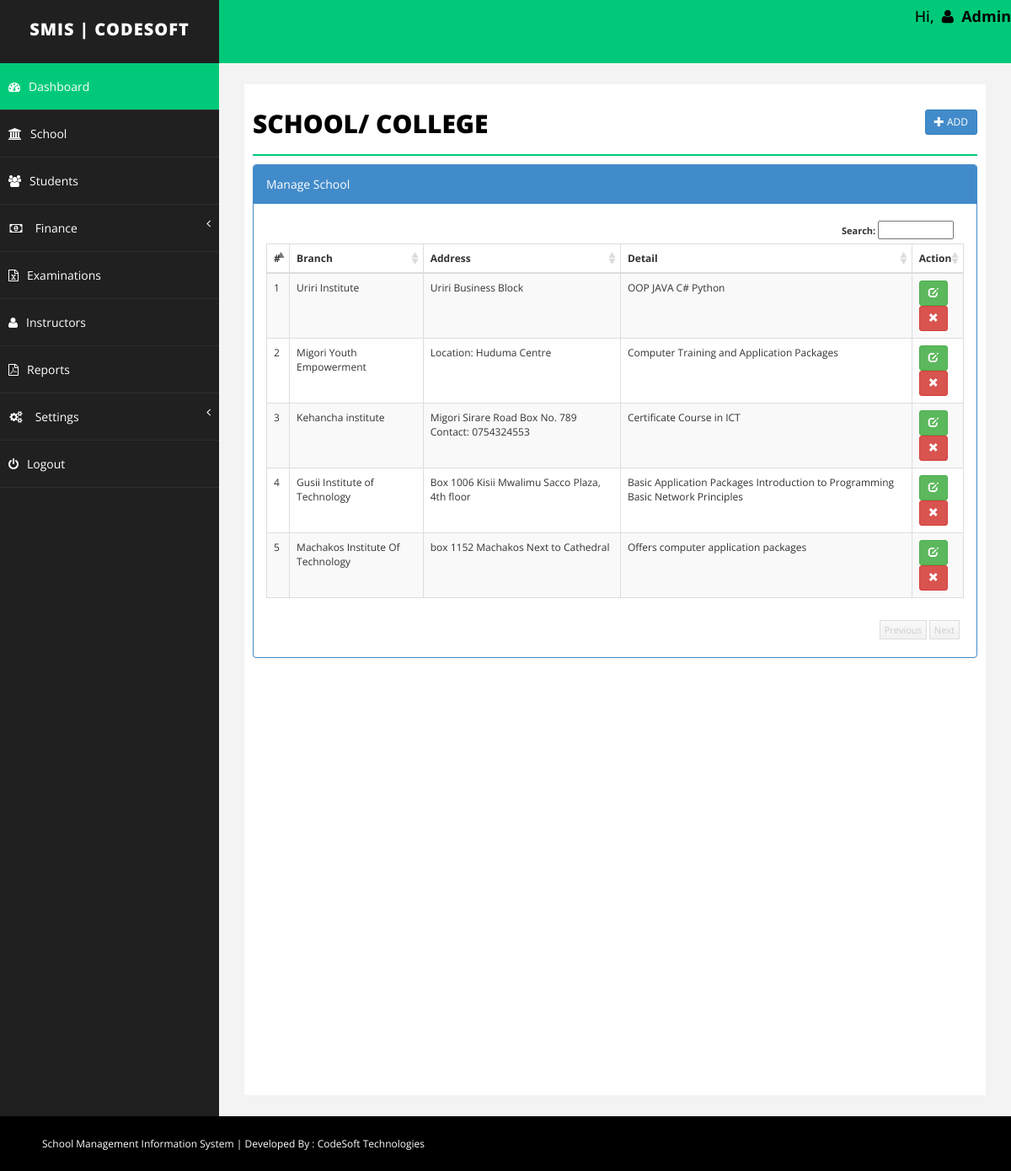
The app's page /School/branch.php (signed in) with its own data.
### tables this page shows
CREATE TABLE `branch` (
  `id` int(255) NOT NULL,
  `branch` varchar(255) NOT NULL,
  `address` text NOT NULL,
  `detail` text NOT NULL,
  `delete_status` enum('0','1') NOT NULL DEFAULT '0'
);

### School/branch.php (the view, shortened to what this page needs)
<?php
	include("../Include/dbconnect.php");
	$branch='';
	$address='';
	$detail = '';
	$id= '';
	$action = "add";
?>
<!DOCTYPE html>
<html xmlns="http://www.w3.org/1999/xhtml">
<head>
	<?php include("../Include/links.php"); ?>
</head>
<?php
	include("../Include/header.php");
?>
        <div id="page-wrapper">
            <div id="page-inner">
                <div class="row">
                    <div class="col-md-12">
                        <h1 class="page-head-line">School/ College
							<?php
								echo (isset($_GET['action']) && @$_GET['action']=="add" || @$_GET['action']=="edit")?
								' <a href="branch.php" class="btn btn-primary btn-sm pull-right">Back <i class="glyphicon glyphicon-arrow-right"></i></a>':'<a href="branch.php?action=add" class="btn btn-primary btn-sm pull-right"><i class="glyphicon glyphicon-plus"></i> Add </a>';
							?>
						</h1>
                    </div>
                </div>
				<?php
				if(isset($_GET['action']) && @$_GET['action']=="add" || @$_GET['action']=="edit")
				{
				?>
				<script type="text/javascript" src="../../js/validation/jquery.validate.min.js"></script>
				<div class="row">
					<div class="col-sm-8 col-sm-offset-2">
						<div class="panel panel-primary">
							<div class="panel-heading">
								 <?php echo ($action=="add")? "Add School": "Edit School"; ?>
							</div>
							<form action="branch.php" method="post" id="signupForm1" class="form-horizontal">
								<div class="panel-body">
									<div class="form-group">
										<label class="col-sm-2 control-label" for="Old">Branch </label>
										<div class="col-sm-10">
											<input type="text" class="form-control" id="branch" name="branch" value="<?php echo $branch;?>"  />
										</div>
									</div>
									<div class="form-group">
										<label class="col-sm-2 control-label" for="Password"> Address </label>
										<div class="col-sm-10">
											<textarea class="form-control" id="address" name="address"><?php echo $address;?></textarea >
										</div>
									</div>
									<div class="form-group">
										<label class="col-sm-2 control-label" for="Confirm"> Detail</label>
										<div class="col-sm-10">
												<textarea class="form-control" name="detail" id="detail"><?php echo $detail;?></textarea >
										</div>
									</div>
									<div class="form-group">
										<div class="col-sm-8 col-sm-offset-2">
											<input type="hidden" name="id" value="<?php echo $id;?>">
											<input type="hidden" name="action" value="<?php echo $action;?>">
											<button type="submit" name="save" class="btn btn-primary">Save </button>
										</div>
									</div>
								</div>
							</form>
						</div>
					</div>
				</div>
				<script type="text/javascript">
					$( document ).ready( function () {
						if($("#signupForm1").length > 0)
					{
						$( "#signupForm1" ).validate( {
							rules: {
								branch: "required",
								address: "required"
							},
							messages: {
								branch: "Please enter branch name",
								address: "Please enter address"
							},
						errorElement: "em",
						errorPlacement: function ( error, element ) {
							// Add the `help-block` class to the error element
							error.addClass( "help-block" );
							// Add `has-feedback` class to the parent div.form-group
							// in order to add icons to inputs
							element.parents( ".col-sm-10" ).addClass( "has-feedback" );
							if ( element.prop( "type" ) === "checkbox" ) {
								error.insertAfter( element.parent( "label" ) );
							} else {
								error.insertAfter( element );
							}
							// Add the span element, if doesn't exists, and apply the icon classes to it.
							if ( !element.next( "span" )[ 0 ] ) {
								$( "<span class='glyphicon glyphicon-remove form-control-feedback'></span>" ).insertAfter( element );
							}
						},
						success: function ( label, element ) {
							// Add the span element, if doesn't exists, and apply the icon classes to it.
							if ( !$( element ).next( "span" )[ 0 ] ) {
								$( "<span class='glyphicon glyphicon-ok form-control-feedback'></span>" ).insertAfter( $( element ) );
							}
						},
						highlight: function ( element, errorClass, validClass ) {
							$( element ).parents( ".col-sm-10" ).addClass( "has-error" ).removeClass( "has-success" );
							$( element ).next( "span" ).addClass( "glyphicon-remove" ).removeClass( "glyphicon-ok" );
						},
						unhighlight: function ( element, errorClass, validClass ) {
							$( element ).parents( ".col-sm-10" ).addClass( "has-success" ).removeClass( "has-error" );
							$( element ).next( "span" ).addClass( "glyphicon-ok" ).removeClass( "glyphicon-remove" );
						}
					} );
					}
					} );
				</script>
				<?php
				}else{
				?>
				<link href="../../css/datatable/datatable.css" rel="stylesheet" />
				<div class="panel panel-primary">
					<div class="panel-heading">
						Manage School
					</div>
                        <div class="panel-body">
                             <div class="table-sorting table-responsive">
                                <table class="table table-striped table-bordered table-hover" id="tSortable22">
                                    <thead>
                                        <tr>
                                            <th>#</th>
                                            <th>Branch</th>
                                            <th>Address</th>
                                            <th>Detail</th>
											<th>Action</th>
                                        </tr>
                                    </thead>
                                    <tbody>
									<?php
									$sql = "select * from branch where delete_status='0'";
									$q = $conn->query($sql);
									$i=1;
									while($r = $q->fetch_assoc())
									{
									echo '<tr>
                                            <td>'.$i.'</td>
                                            <td>'.$r['branch'].'</td>
                                            <td>'.$r['address'].'</td>
                                            <td>'.$r['detail'].'</td>
											<td>
											<a href="branch.php?action=edit&id='.$r['id'].'" class="btn btn-success btn-sm"><span class="glyphicon glyphicon-edit"></span></a>
											<a onclick="return confirm(\'Are you sure you want to delete this record\');" href="branch.php?action=delete&id='.$r['id'].'" class="btn btn-danger btn-sm"><span class="glyphicon glyphicon-remove"></span></a> </td>
                                        </tr>';
										$i++;
									}
									?>
                                    </tbody>
                                </table>
                            </div>
                        </div>
                    </div>
				<?php
				}
				?>
            </div>
        </div>
    </div>
    <?php
        include("../Include/footer.php");
    ?>
</body>
</html>

### css/basic.css (style rules this page uses)
body { font-family: 'Open Sans', sans-serif; line-height:25px; }
#page-wrapper { padding: 15px 15px; min-height: 600px; background: #F3F3F3; }
#page-inner { width: 100%; margin: 10px 20px 10px 0px; background-color: #fff!important; padding: 10px; min-height: 1200px; }
.page-head-line { font-size: 30px; text-transform: uppercase; color: #000; font-weight: 800; padding-bottom: 20px; border-bottom: 2px solid #00CA79; margin-bottom: 10px; }
@media (min-width:768px) { #page-wrapper { margin: 0 0 0 260px; padding: 15px 30px; min-height: 1200px; } }

### css/datatable/datatable.css (style rules this page uses)
.dataTable { float: left; }
.table-sorting { padding: 0px; position: relative; font-size: 12px; background-color: #FFF; }
.table-sorting .table { border-top: 1px solid #DDD; border-bottom: 1px solid #DDD; }
.table-sorting .sorting_asc { background: url('../../img/datatable/sort_asc.png') no-repeat center right; cursor: pointer; }
.table-sorting .sorting { background: url('../../img/datatable/sort_both.png') no-repeat center right; cursor: pointer; }

### records on screen
branch: branch "Uriri Institute", address "Uriri Business Block", detail "OOP JAVA C# Python"
branch: branch "Migori Youth Empowerment", address "Location: Huduma Centre", detail "Computer Training and Application Packages"
branch: branch "Kehancha institute", address "Migori Sirare Road Box No. 789 Contact: 0754324553", detail "Certificate Course in ICT"
branch: branch "Gusii Institute of Technology", address "Box 1006 Kisii Mwalimu Sacco Plaza, 4th floor", detail "Basic Application Packages Introduction to Programming Basic Network Principles"
branch: branch "Machakos Institute Of Technology", address "box 1152 Machakos Next to Cathedral", detail "Offers computer application packages"

### other values on screen
$_SESSION['username'] "Admin"
